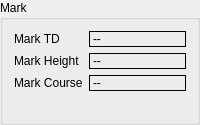
    <widget class="QGroupBox" name="groupBox_11">
     <property name="title">
      <string>Mark</string>
     </property>
     <layout class="QGridLayout" name="gridLayout_11">
      <item row="0" column="0">
       <widget class="QLabel" name="UAVPlaneStates_MarkPoint_NAME">
        <property name="sizePolicy">
         <sizepolicy hsizetype="Fixed" vsizetype="Preferred">
          <horstretch>0</horstretch>
          <verstretch>0</verstretch>
         </sizepolicy>
        </property>
        <property name="text">
         <string>Mark TD</string>
        </property>
       </widget>
      </item>
      <item row="2" column="0">
       <widget class="QLabel" name="UAVPlaneStates_MarkDirection_NAME">
        <property name="sizePolicy">
         <sizepolicy hsizetype="Fixed" vsizetype="Preferred">
          <horstretch>0</horstretch>
          <verstretch>0</verstretch>
         </sizepolicy>
        </property>
        <property name="text">
         <string>Mark Course</string>
        </property>
       </widget>
      </item>
      <item row="0" column="1">
       <widget class="QLabel" name="UAVPlaneStates_MarkPoint_VALUE">
        <property name="sizePolicy">
         <sizepolicy hsizetype="Ignored" vsizetype="Preferred">
          <horstretch>0</horstretch>
          <verstretch>0</verstretch>
         </sizepolicy>
        </property>
        <property name="frameShape">
         <enum>QFrame::Box</enum>
        </property>
        <property name="text">
         <string>--</string>
        </property>
       </widget>
      </item>
      <item row="2" column="1">
       <widget class="QLabel" name="UAVPlaneStates_MarkDirection_VALUE">
        <property name="sizePolicy">
         <sizepolicy hsizetype="Ignored" vsizetype="Preferred">
          <horstretch>0</horstretch>
          <verstretch>0</verstretch>
         </sizepolicy>
        </property>
        <property name="frameShape">
         <enum>QFrame::Box</enum>
        </property>
        <property name="text">
         <string>--</string>
        </property>
       </widget>
      </item>
      <item row="1" column="0">
       <widget class="QLabel" name="UAVPlaneStates_MarkHeight_NAME">
        <property name="sizePolicy">
         <sizepolicy hsizetype="Fixed" vsizetype="Preferred">
          <horstretch>0</horstretch>
          <verstretch>0</verstretch>
         </sizepolicy>
        </property>
        <property name="text">
         <string>Mark Height</string>
        </property>
       </widget>
      </item>
      <item row="1" column="1">
       <widget class="QLabel" name="UAVPlaneStates_MarkHeight_VALUE">
        <property name="sizePolicy">
         <sizepolicy hsizetype="Ignored" vsizetype="Preferred">
          <horstretch>0</horstretch>
          <verstretch>0</verstretch>
         </sizepolicy>
        </property>
        <property name="frameShape">
         <enum>QFrame::Box</enum>
        </property>
        <property name="text">
         <string>--</string>
        </property>
       </widget>
      </item>
      <item row="3" column="1">
       <widget class="QLabel" name="label_2">
        <property name="text">
         <string/>
        </property>
       </widget>
      </item>
     </layout>
    </widget>
